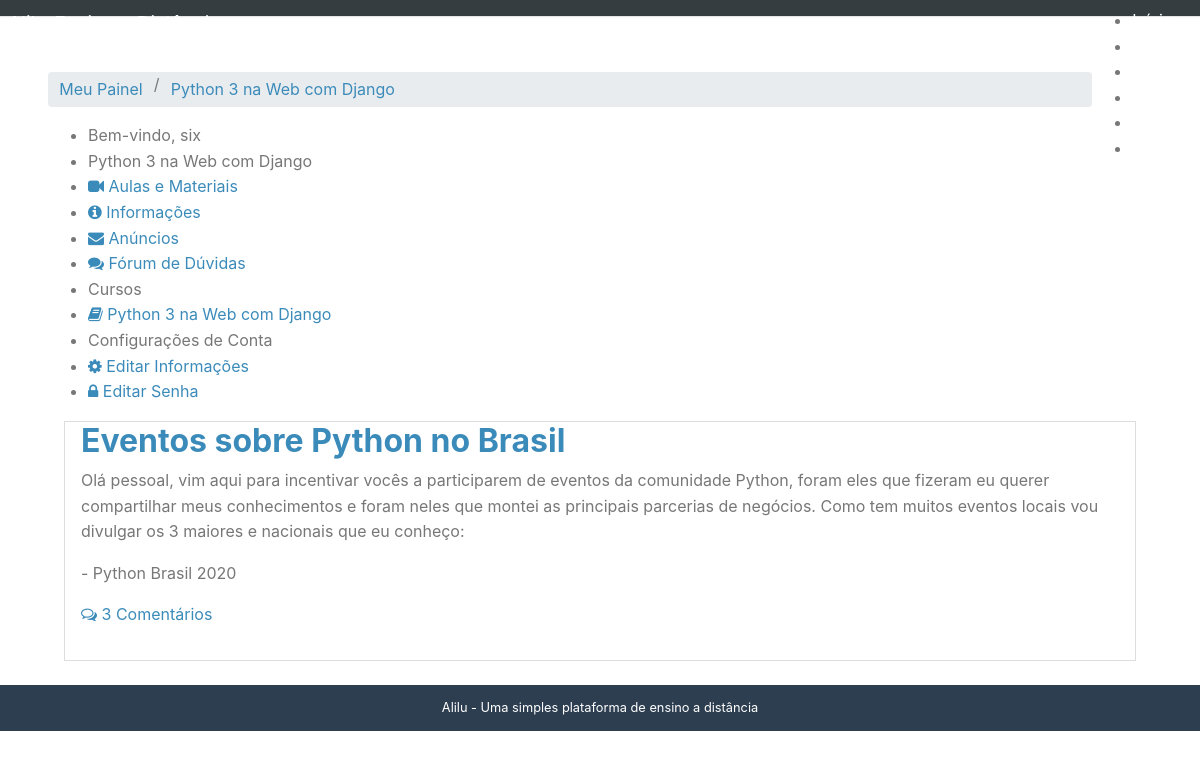
Page /cursos/python-3-na-web-com-django/anuncios/ (signed in) on the committed database.
### courses/models.py (models this page shows, shortened)
class Course(models.Model):
	name = models.CharField('Nome', max_length=255)
	slug = models.SlugField('Atalho')
	description = models.TextField('Descrição Simples', blank=True)
	about = models.TextField('Sobre o Curso', blank=True)
	start_date = models.DateField('Data de Início', null=True, blank=True)
	image = models.ImageField(upload_to='courses/images', verbose_name='Imagem', null=True, blank=True)
	create_at = models.DateTimeField('Criado em', auto_now_add=True)
	updated_at = models.DateTimeField('Atualizado em', auto_now=True)
	objects = CourseManager()
	def __str__(self):
		return self.name
	class Meta():
		verbose_name = 'Curso'
		verbose_name_plural = 'Cursos'
		ordering = ['name']

class Enrollment(models.Model):
	STATUS_CHOICES = (
		(0, 'Pendente'),
		(1, 'Aprovado'),
		(2, 'Cancelado'),
	)
	user = models.ForeignKey(get_user_model(), on_delete=models.CASCADE, verbose_name='Usuário', related_name='enrollments')
	course = models.ForeignKey(Course, on_delete=models.CASCADE, verbose_name='Curso', related_name='enrollments')
	status = models.IntegerField('Situação', choices=STATUS_CHOICES, default=1, blank=True)
	create_at = models.DateTimeField('Criado em', auto_now_add=True)
	updated_at = models.DateTimeField('Atualizado em', auto_now=True)
	def is_approved(self):
		return self.status == 1
	class Meta:
		verbose_name = 'Inscrição'
		verbose_name_plural ='Inscrições'
		unique_together = (('user', 'course'),)

class Announcement(models.Model):
	course = models.ForeignKey(Course, on_delete=models.CASCADE, related_name='announcements', verbose_name='Curso')
	title = models.CharField('Titulo', max_length=100)
	content = models.TextField('Conteúdo')
	create_at = models.DateTimeField('Criado em', auto_now_add=True)
	updated_at = models.DateTimeField('Atualizado em', auto_now=True)
	class Meta:
		verbose_name = 'Anúncio'
		verbose_name_plural = 'Anúncios'
		ordering = ['-create_at']

### courses/decorators.py (the view)
    def _wrapper(request, *args, **kwargs):
        slug = kwargs['slug']
        course = get_object_or_404(Course, slug=slug)
        has_permission = request.user.is_staff
        if not has_permission:
            try:
                enrollment = Enrollment.objects.get(
                    user=request.user, course=course
                )
            except Enrollment.DoesNotExist:
                message = 'Desculpe, mas você não tem permissão para acessar esta página'
            else:
                if enrollment.is_approved():
                    has_permission = True
                else:
                    message = 'A sua inscrição no curso ainda está pendente'
        if not has_permission:
            messages.error(request, message)
            return redirect('/accounts')
        request.course = course
        return view_func(request, *args, **kwargs)

### courses/templatetags/courses_tags.py (called while the page is built)
@register.simple_tag
def load_my_courses(user):
	return Enrollment.objects.filter(user=user)

### courses/views.py (called while the page is built)
@login_required
@enrollment_required
def announcements(request, slug):
    course = request.course
    '''course = get_object_or_404(Course, slug=slug)
    if not request.user.is_staff:
        enrollment = get_object_or_404(
            Enrollment, user=request.user, course=course
        )
        if not enrollment.is_approved():
            messages.error(request, 'A sua inscrição está pendente')
            return redirect('/accounts')'''
    template = 'courses/announcements.html'
    context = {
        'course':course,
        'announcements':course.announcements.all()
    }
    return render(request, template, context)

### courses/templates/courses/announcements.html
{% extends "courses/course_dashboard.html" %}
{% block dashboard_content %}
{% for announcement in announcements %}
<div class="well">
    <h2>
        <a href="/cursos/{{ course.slug }}/anuncios/{{ announcement.pk }}">{{ announcement.title }}</a>
    </h2>
    {{ announcement.content|linebreaks }}
    <p>
        <a href="/cursos/{{ course.slug }}/anuncios/{{ announcement.pk }}#comments">
        <i class="fa fa-comments-o"></i>
        {% with comments_count=announcement.comments.count %}
        {{ comments_count }}
        Comentário{{ comments_count|pluralize }}
        {% endwith %}
        </a>
    </p>
</div>
{% empty %}
<div class="well">
    <h2>Nenhum anúncio criado</h2>
</div>
{% endfor %}
{% endblock %}

### courses/templates/courses/course_dashboard.html
{% extends "accounts/dashboard.html" %}
{% block breadcrumb %}
    {{ block.super }}
    <li>/</li>
    <li><a href="/cursos/{{ announcements.course.slug }}/anuncios/">{{ course }}</a></li>
{% endblock %}
{% block menu_options %}
<li class="pure-menu-heading">
    {{ course }}
</li>
<li>
    <a href="/cursos/{{course.slug }}/aulas/">
        <i class="fa fa-video-camera"></i>
        Aulas e Materiais
    </a>
</li>
<li>
    <a href="#">
        <i class="fa fa-info-circle"></i>
        Informações
    </a>
</li>
<li>
    <a href="/cursos/{{ announcements.course.slug }}/anuncios/">
        <i class="fa fa-envelope"></i>
        Anúncios
    </a>
</li>
<li>
    <a href="#">
        <i class="fa fa-comments"></i>
        Fórum de Dúvidas
    </a>
</li>
{{ block.super }}
{% endblock %}

### accounts/templates/accounts/dashboard.html (shortened to what this page needs)
{% extends "base.html" %}
{% load courses_tags %}
{% block content %}
{% load_my_courses user as enrollments %}
<div class="pure-g-r content-ribbon">
    <div class="pure-u-1">
        <ul class="breadcrumb">
            {% block breadcrumb %}
            <li><a href="/accounts">Meu Painel</a></li>
            {% endblock %}
        </ul>
    </div>
    <div class="pure-u-1-3">
        <div class="pure-menu pure-menu-open">
            <ul>
                <li class="pure-menu-heading">
                    Bem-vindo, {{ user }}
                </li>
                {% block menu_options %}
                <li class="pure-menu-heading">Cursos</li>
                {% for enrollment in enrollments %}
                <li>
                    <a href="/cursos/{{ enrollment.course.slug }}/anuncios/">
                    <i class="fa fa-book"></i>
                    {{ enrollment.course }}
                    </a>
                </li>
                {% empty %}
                <li>Nenhum curso encontrado</li>
                {% endfor %}
                <li class="pure-menu-heading">Configurações de Conta</li>
                <li>
                    <a href="/accounts/edit">
                    <i class="fa fa-cog"></i>
                    Editar Informações
                    </a>
                </li>
                <li>
                    <a href="/accounts/edit_password">
                    <i class="fa fa-lock"></i>
                    Editar Senha
                    </a>
                </li>
                {% endblock %}
            </ul>
        </div>
    </div>
    <div class="pure-u-2-3">
        <div class="inner">
            {% block dashboard_content %}{% endblock %}
        </div>
    </div>
</div>
{% endblock %}

### core/static/core/css/styles.css (style rules this page uses)
* { -webkit-box-sizing: border-box; -moz-box-sizing: border-box; box-sizing: border-box; }
body { margin: 0 auto; line-height: 1.7em; }
a { color: #3b8bba; }
.content .content-ribbon { margin: 1.5em 3em; }
.inner { padding: 0em 1em; }
.inner p { margin-top: 0; }
ul.breadcrumb { padding: 0; }
ul.breadcrumb li { display: inline-block; }
ul.breadcrumb li a { display: inline-block; padding: 0.3em 0.7em; }
body { min-width: 320px; color: #777; line-height: 1.6; }
h1, h2, h3, h4, h5, h6 { font-weight: bold; color: rgb(75, 75, 75); }
a { color: #3b8bba; text-decoration: none; }
.well { border: 1px solid #ddd; padding: 0em 1em 1em 1em; margin-bottom: 1.5em; }

### rows in the picture
Course: name "Python 3 na Web com Django"
Enrollment: course "Python 3 na Web com Django"
Announcement: title "Eventos sobre Python no Brasil", content "Olá pessoal, vim aqui para incentivar vocês a participarem de eventos da comunidade Python, foram eles que fizeram eu querer compartilhar meus conhecimentos e foram neles que montei as principais parcerias de negócios. Como tem muitos eventos locais vou divulgar os 3 maiores e nacionais que eu conheço: - Python Brasil 2020", comments.count "3"

### other values in the picture
{{ user }} "six"
